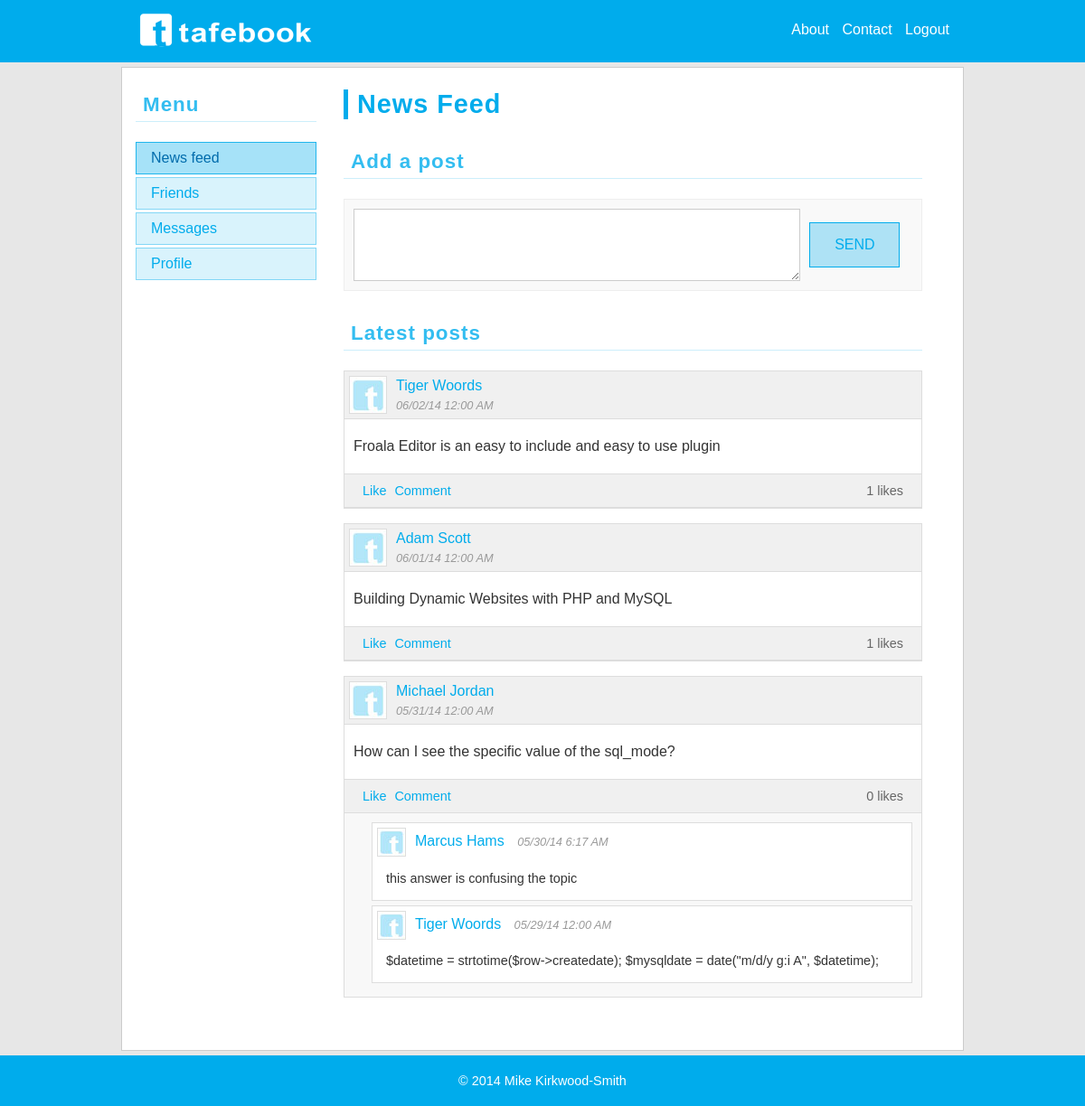
/news-feed.php (signed in), run on an earlier commit of the app's database.
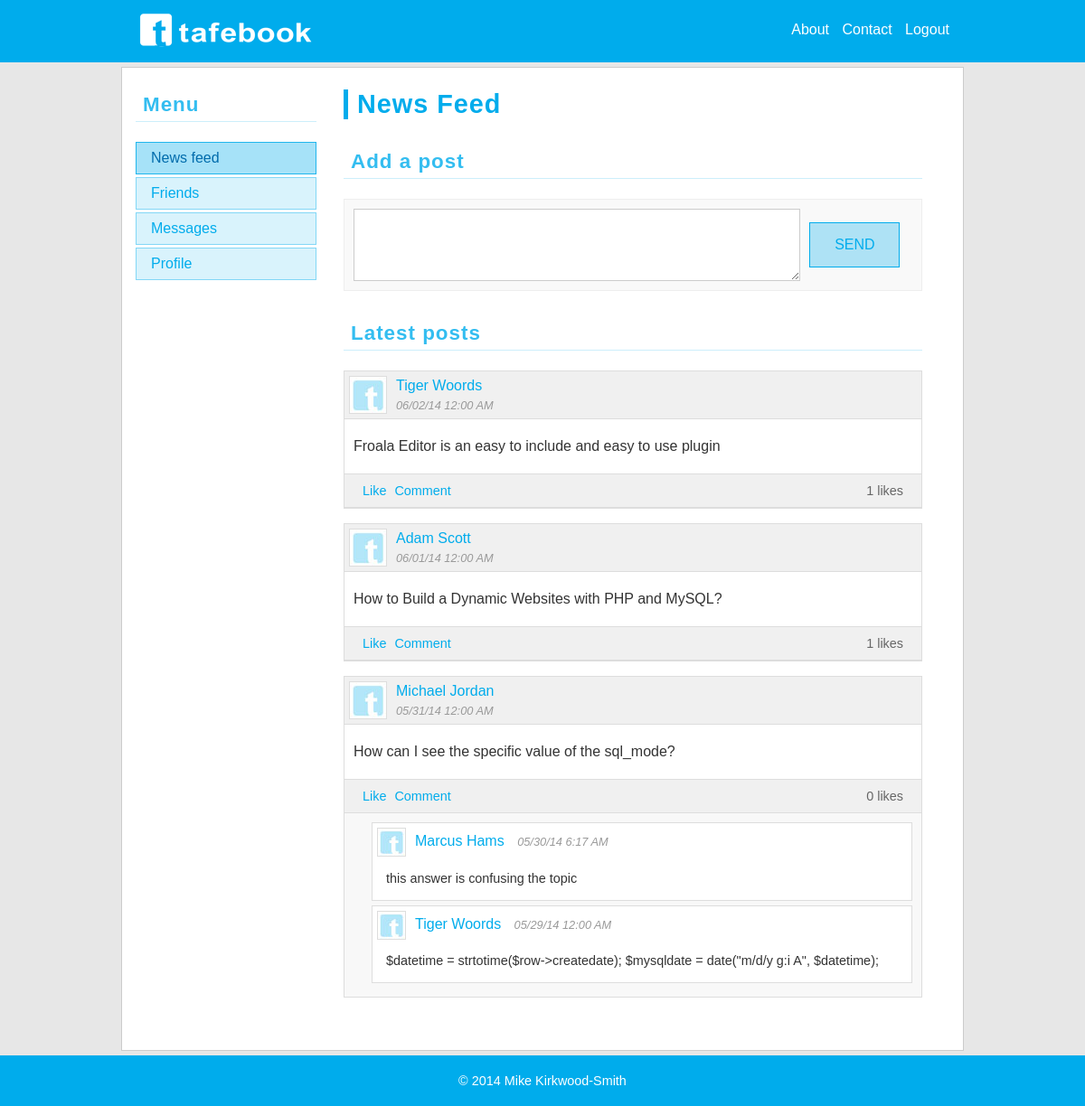
And on a later commit of the database.
### tables this page shows
CREATE TABLE IF NOT EXISTS `post` (
  `postId` int(10) unsigned NOT NULL AUTO_INCREMENT,
  `personId` int(10) unsigned NOT NULL,
  `postDateTime` datetime NOT NULL,
  `post` varchar(2000) DEFAULT NULL,
  PRIMARY KEY (`postId`),
  KEY `personId` (`personId`)
);

CREATE TABLE IF NOT EXISTS `person` (
  `personId` int(10) unsigned NOT NULL AUTO_INCREMENT,
  `email` varchar(200) NOT NULL,
  `password` char(40) NOT NULL,
  `firstName` varchar(80) DEFAULT NULL,
  `lastName` varchar(80) DEFAULT NULL,
  `about` varchar(1000) DEFAULT NULL,
  `gender` char(1) DEFAULT NULL,
  PRIMARY KEY (`personId`),
  UNIQUE KEY `email` (`email`)
);

### classes/DAL.class.php (called while the page is built, shortened)
<?php
	class DAL
	{
		private $PDO;
		public function __construct()
		{
			$this->server = 'localhost';
			$this->database = 'tafebook';
			$this->username = 'tafebook';
			$this->password = 'tafebook';
			try
			{
				$this->PDO = new PDO("mysql:host={$this->server};dbname={$this->database}", $this->username, $this->password);
				$this->PDO->setAttribute(PDO::ATTR_ERRMODE, PDO::ERRMODE_EXCEPTION);
			}
			catch (PDOException $e)
			{
				$this->LogException($e, 'Problem connecting to the database server', 'error');
			}
		}
		public function ExecuteQuery($sql, $parameters = array())
		{
			$return = false;
			try
			{
				$statement = $this->PDO->prepare($sql);
				$statement->execute();
				$return = $statement->fetchAll();
			}
			catch (PDOException $e)
			{
				$this->LogException($e, 'Problem executing the query', 'error', $sql);
			}
			return $return;
		}
		public function ExecuteScalar($sql, $parameters = array())
		{
			$return = false;
			try
			{
				$statement = $this->PDO->prepare($sql);
				$statement->execute();
				$return = $statement->fetchColumn();
			}
			catch (PDOException $e)
			{
				$this->LogException($e, 'Problem executing the scalar query', 'error', $sql);
			}
			return $return;
		}
	}
?>

### classes/tools.class.php (called while the page is built, shortened)
<?php
	function safeHTML($str) {
		return htmlentities(trim($str));
	}
 ?>

### news-feed.php (the view, shortened to what the changed rows need)
<?php
require_once('classes/tools.class.php');
require_once('classes/DAL.class.php');
$dal = new DAL();
$sql = "SELECT postId, personId, postDateTime, post FROM post ORDER BY postDateTime DESC LIMIT 20";
$posts = $dal->ExecuteQuery($sql);
?>
<!doctype html>
<html lang="en">
    <head>
        <link rel="stylesheet" type="text/css" href="css/style.css" />
    </head>
    <body>
        <section id="main" class="content-wrapper">
            <section id="sidebar">
                <h2>Menu</h2>
            </section>
            <section id="content">
                <h1>News Feed</h1>
                <section id="new-post" class="new-post">
                    <h2>Add a post</h2>
                </section>
                <section id="lastest-posts">
                    <h2>Latest posts</h2>
                    <div class="post-list">
                        <?php foreach($posts as $post) {
                            $personId = $post['personId'];
                            $sql = "SELECT firstName, lastName FROM person WHERE personId = '$personId'";
                            $person = $dal->ExecuteQuery($sql)[0];
                            $firstName = $person['firstName'];
                            $lastName = $person['lastName'];
                            $postDate = date("m/d/y g:i A", strtotime($post['postDateTime']));
                            $postId = $post['postId'];
                            $sql = "SELECT count(*) FROM postlike WHERE postId = '$postId'";
                            $totalLikes = $dal->ExecuteScalar($sql);
                        ?>
                        <article>
                            <header>
                                <img class="person-image" src="images/person/no-image-40.jpg" alt="Profile photo" width="40" height="40" />
                                <span class="person-name"><a href="<?php echo 'profile.php?Id='.$personId; ?>"><?php echo $firstName, " ", $lastName ?></a></span>
                                <span class="post-date"><?php echo $postDate; ?></span>
                            </header>
                            <p class="post-content"><?php echo safeHTML($post['post']) ?></p>
                            <footer>
                                <span class="post-stats"><span class='total-likes'><?php echo $totalLikes; ?></span> likes</span>
                                <a class="like" href="<?php echo 'postlike.php?personId='.$_SESSION['personId'].'&postId='.$postId ?>">Like</a>
                                <a class="comment" href="">Comment</a>
                            </footer>
                        </article>
                        <?php } ?>
                    </div>
                </section>
            </section>
        </section>
    </body>
</html>

What changed in the data, as far as the page shows it:
changed post "06/01/14 12:00 AM": post "Building Dynamic Websites with PHP and MySQL" → "How to Build a Dynamic Websites with PHP and MySQL?"
